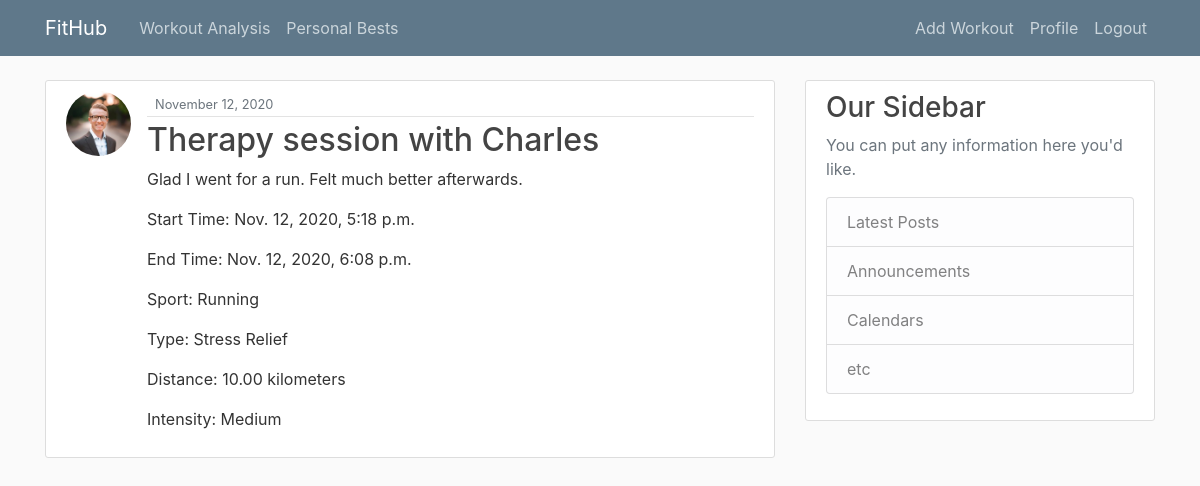
Screenshot of /post/3/ (signed in) with the database file from the repository.
### blog/models.py (models this page shows, shortened)
class Workout(models.Model):
    date = models.DateTimeField(default=timezone.now)
    start_time = models.DateTimeField(default=timezone.now)
    end_time = models.DateTimeField(default=timezone.now)
    title = models.CharField(max_length=75)
    description = models.TextField()
    class SportChoices(models.TextChoices):
        CYCLING = 'Cycling', _('Cycling')
        HIKING = 'Hiking', _('Hiking')
        LIFTING = 'Lifting Weights', _('Lifting Weights')
        RUNNING = 'Running', _('Running')
        SWIMMING = 'Swimming', _('Swimming')
        WALKING = 'Walking', _('Walking')
        YOGA = 'Yoga', _('Yoga')
    sport = models.CharField(
        max_length=15,
        choices=SportChoices.choices,
        default=SportChoices.RUNNING,
        blank=False
    )
    class TypeChoices(models.TextChoices):
        DISTANCE = 'Distance', _('Distance')
        INTERVAL = 'Interval', _('Interval')
        NONE = 'None', _('None')
        RACE = 'Race', _('Race')
        STRESS = 'Stress Relief', _('Stress Relief')
        TYPE_WORKOUT = 'Workout', _('Workout')
    type = models.CharField(
        max_length=15,
        choices=TypeChoices.choices,
        default=TypeChoices.NONE,
        blank=False
    )
    distance = models.DecimalField(max_digits=5, decimal_places=2)
    class MetChoices(models.TextChoices):
        EASY = 'Easy', _('Easy')
        MODERATE = 'Medium', _('Moderate')
        HARD = 'Hard', _('Hard')
    workout_intensity = models.CharField(
        max_length=10,
        choices=MetChoices.choices,
        default=MetChoices.MODERATE,
        blank=False
    )
    athlete = models.ForeignKey(User, on_delete=models.CASCADE)

### users/models.py (models this page shows, shortened)
class Profile(models.Model):
	user = models.OneToOneField(User, on_delete = models.CASCADE)
	image = models.ImageField(default='default.jpg', upload_to='profile_pics')

### blog/views.py (the view)
# urls.py: path("post/<int:pk>/",PostDetailView.as_view(), name="workout-detail"), # pk = primarykey
class PostDetailView(DetailView):
    model = Workout

### blog/templates/blog/workout_detail.html (shortened to what this page needs)
{% extends "blog/base.html" %}
	{% block content %}
	    	<article class="media content-section">
	    		<img class="rounded-circle article-img" src="{{workout.athlete.profile.image.url}}">
			  <div class="media-body">
			    <div class="article-metadata">
			      <small class="text-muted">{{ workout.date | date:"F d, Y" }}</small>
			    </div>
			    <h2 class="article-title">{{ workout.title }}</h2>
			    <p class="article-content">{{ workout.description }}</p>
                <p class="article-content"> Start Time: {{ workout.start_time }}</p>
                <p class="article-content"> End Time: {{ workout.end_time }}</p>
                <p class="article-content"> Sport: {{ workout.sport }}</p>
                <p class="article-content"> Type: {{ workout.type }}</p>
                <p class="article-content"> Distance: {{ workout.distance }} kilometers</p>
                <p class="article-content"> Intensity: {{ workout.workout_intensity }}</p>
			  </div>
			</article>
	{%endblock content%}

### blog/static/blog/main.css (style rules this page uses)
body { background: #fafafa; color: #333333; margin-top: 5rem; }
h1, h2, h3, h4, h5, h6 { color: #444444; }
.content-section { background: #ffffff; padding: 10px 20px; border: 1px solid #dddddd; border-radius: 3px; margin-bottom: 20px; }
.article-title { color: #444444; }
.article-content { white-space: pre-line; }
.article-img { height: 65px; width: 65px; margin-right: 16px; }
.article-metadata { padding-bottom: 1px; margin-bottom: 4px; border-bottom: 1px solid #e3e3e3 }

### rows the page displays
Workout: athlete.profile.image (picture), date "November 12, 2020", title "Therapy session with Charles", description "Glad I went for a run. Felt much better afterwards.", start_time "Nov. 12, 2020, 5:18 p.m.", end_time "Nov. 12, 2020, 6:08 p.m.", sport "Running", type "Stress Relief", distance "10.00", workout_intensity "Medium"
